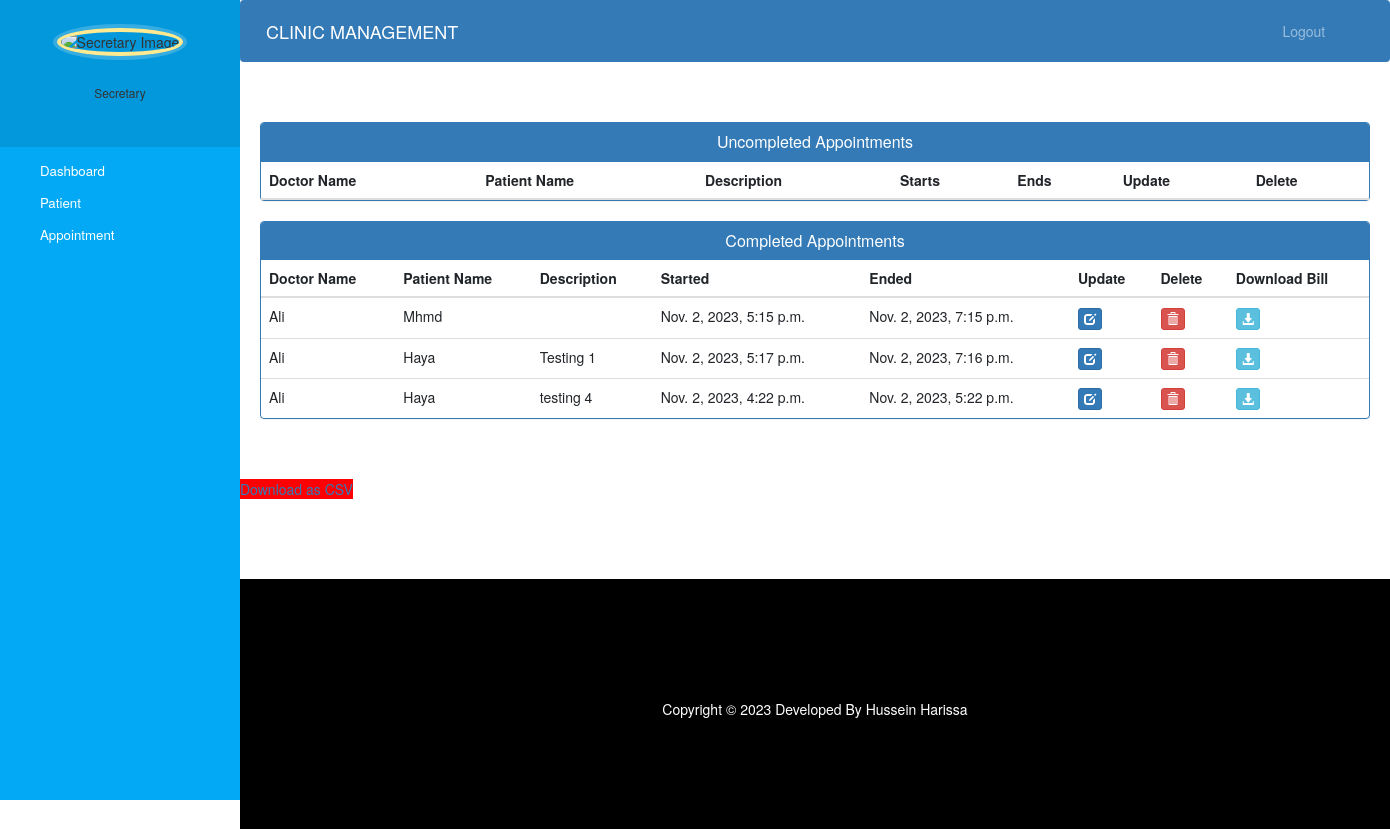
The app's page /secretary-view-appointment/ (signed in) with its own data.
### users/models.py (models this page shows, shortened)
class Appointment(models.Model):
    patient = models.ForeignKey(Patient, on_delete=models.CASCADE)
    doctor = models.ForeignKey(Doctor, on_delete=models.CASCADE)
    start_time=models.DateTimeField()
    end_time=models.DateTimeField()
    fees_per_hour = models.DecimalField(max_digits=10, decimal_places=2)
    description=models.TextField(max_length=500, blank=True)
    is_completed = models.BooleanField(default=False)

class Doctor(models.Model):
    user = models.OneToOneField(User, on_delete=models.CASCADE)
    profile_pic= models.ImageField(default='default.jpg' ,upload_to='profile_pics')
    address = models.CharField(max_length=40)
    mobile = models.CharField(max_length=20,null=True)
    department= models.CharField(max_length=50,choices=departments,default='Psychologist')

class Patient(models.Model):
    user = models.OneToOneField(User, on_delete=models.CASCADE)
    address = models.CharField(max_length=40)
    mobile = models.CharField(max_length=20,null=False)
    symptoms = models.CharField(max_length=100,null=True)

### users/views.py (the view)
# urls.py: path('secretary-view-appointment/', views.secretary_view_appointment_view,name='secretary-view-appointment'),
@login_required(login_url='secretary-login')
@user_passes_test(is_secretary)
def secretary_view_appointment_view(request):
    appointments=models.Appointment.objects.all()
    for app in appointments:
        if app.is_completed is False:
            current_time = timezone.now()
            if app.end_time <= current_time:
                app.is_completed = True
                app.save()
    return render(request,'users/secretary/view_appointment.html',{'appointments':appointments})

### users/views.py (called while the page is built)
def is_secretary(user):
    return user.groups.filter(name='SECRETARY').exists()

### users/templates/users/secretary/view_appointment.html (shortened to what this page needs)
{% extends 'users/secretary/base.html' %}
{% block content %}
<head>
  <link href="//netdna.bootstrapcdn.com/bootstrap/3.0.0/css/bootstrap.min.css" rel="stylesheet" id="bootstrap-css">
</head>
<div class="container">
    <div class="panel panel-primary">
      <div class="panel-heading">
        <h6 class="panel-title">Uncompleted Appointments</h6>
      </div>
      <table class="table table-hover" id="dev-table">
        <thead>
          <tr>
            <th>Doctor Name</th>
            <th>Patient Name</th>
            <th>Description</th>
            <th>Starts</th>
            <th>Ends</th>
            <th>Update</th>
            <th>Delete</th>
          </tr>
        </thead>
      </table>
    </div>
    <div class="panel panel-primary">
      <div class="panel-heading">
        <h6 class="panel-title">Completed Appointments</h6>
      </div>
      <table class="table table-hover" id="dev-table">
        <thead>
          <tr>
            <th>Doctor Name</th>
            <th>Patient Name</th>
            <th>Description</th>
            <th>Started</th>
            <th>Ended</th>
            <th>Update</th>
            <th>Delete</th>
            <th>Download Bill</th>
          </tr>
        </thead>
        {% for a in appointments %}
          {% if a.is_completed %}
            <tr>
              <td> {{a.doctor.user.first_name}}</td>
              <td>{{a.patient.user.first_name}}</td>
              <td>{{a.description}}</td>
              <td>{{a.start_time}}</td>
              <td>{{a.end_time}}</td>
              <td><a class="btn btn-primary btn-xs" href="{% url 'update-appointment2' a.id  %}"><span class="glyphicon glyphicon-edit"></span></a></td>
              <td><a class="btn btn-danger btn-xs" href="{% url 'delete-appointment-from-hospital2' a.id  %}"><span class="glyphicon glyphicon-trash"></span></a></td>
              <td><a class="btn btn-info btn-xs" href="{% url 'appointment-bill2' a.id  %}"><span class="glyphicon glyphicon-download-alt"></span></a></td>
            </tr>
          {% endif %}
        {% endfor %}
      </table>
    </div>
  </div>
  <br><br>
  <div class="download">
    <a style="background:red; width:500px;" href="{% url 'appointments-csv' %}">Download as CSV</a>
  </div>
{% endblock content %}

### users/templates/users/secretary/base.html (shortened to what this page needs)
<!DOCTYPE html>
{% load static %}
<html lang="en">
<head>
  <link rel="stylesheet" href="https://stackpath.bootstrapcdn.com/bootstrap/4.3.1/css/bootstrap.min.css">
  <link rel="stylesheet" href="https://maxcdn.bootstrapcdn.com/font-awesome/4.7.0/css/font-awesome.min.css">
  <link rel="stylesheet" href="{% static 'users/css/style.css' %}">
</head>
<body>
  <nav class="menu" tabindex="0">
    <header class="avatar">
      <img src="{{ request.secretary.profile_pic.url }}" alt="Secretary Image"/>
      <br><br>
      <h6>Secretary</h6>
    </header>
    <ul>
      <li tabindex="0" class="icon-dashboard"> <a style="color:white; text-decoration:none;" href="/secretary-dashboard"><span>Dashboard</span></a> </li>
      <li tabindex="0" class="icon-users"> <a style="color:white; text-decoration:none;" href="/secretary-patient"><span>Patient</span></a></li>
      <li tabindex="0" class="icon-calendar"> <a style="color:white; text-decoration:none;" href="/secretary-appointment"><span>Appointment</span></a></li>
    </ul>
  </nav>
  <main>
    <div class="bs-example">
      <nav class="navbar navbar-expand-md  navbar-dark fixed-top" style="background:#337AB7;">
        <a href="/secretary-dashboard" class="navbar-brand">CLINIC MANAGEMENT</a>
        <div class="collapse navbar-collapse justify-content-between" id="navbarCollapse">
          <div class="navbar-nav" style=" margin-left: 90%;">
            <a href="/logout" class="nav-item nav-link">Logout</a>
          </div>
        </div>
      </nav>
    </div>
    <br><br>
    {% block content %}
    {% endblock content %}
    <br><br><br><br>
    <footer>
      <br>
      <div class="container">
        <div class="row">
          <div class="col-md-12 col-sm-12">
            <div style="color:#ffffff;" class="wow fadeInUp footer-copyright">
              <p>
                Copyright &copy; 2023 Developed By Hussein Harissa </p>
            </div>
          </div>
        </div>
      </div>
    </footer>
  </main>
</body>
</html>

### users/static/users/css/style.css (style rules this page uses)
body { padding-left: 240px; }
main { position: relative; height: 100vh; }
.menu { background: #5bc995; height: 100vh; width: 240px; position: fixed; top: 0px; left: 0; z-index: 5; outline: none; }
.menu .avatar { background: rgba(0, 0, 0, 0.1); padding: 2em 0.5em; text-align: center; }
.menu .avatar img { width: 100px; border-radius: 50%; overflow: hidden; border: 4px solid #ffea92; box-shadow: 0 0 0 4px rgba(255, 255, 255, 0.2); }
.menu ul { list-style: none; padding: 0.5em 0; margin: 0; }
.menu ul li { padding: 0.5em 1em 0.5em 3em; font-size: 0.95em; font-weight: regular; background-repeat: no-repeat; background-position: left 15px center; background-size: auto 20px; transition: all 0.15s linear; cursor: pointer; }
.menu ul li.icon-dashboard { background-image: url("http://www.entypo.com/images//gauge.svg"); }
.menu ul li.icon-users { background-image: url("http://www.entypo.com/images//users.svg"); }
.menu ul li.icon-calendar { background-image: url("http://www.entypo.com/images//calendar.svg"); }

### users/templates/users/secretary/base.html (style rules this page uses)
a:link { text-decoration: none; }
a { color: white; }
footer { padding: 0px 0px 0px 0px; background-color: black; margin: 0px; }
p { text-align: center; }
body { padding-left: 240px; }
main { position: relative; height: 100vh; }
.menu { background: #03a9f4; height: 100vh; width: 240px; position: fixed; top: 0px; left: 0; z-index: 5; outline: none; }
.menu .avatar { background: rgba(0, 0, 0, 0.1); padding: 2em 0.5em; text-align: center; }
.menu .avatar img { width: 100px; border-radius: 50%; overflow: hidden; border: 4px solid #ffea92; box-shadow: 0 0 0 4px rgba(255, 255, 255, 0.2); }
.menu ul { list-style: none; padding: 0.5em 0; margin: 0; }
.menu ul li { padding: 0.5em 1em 0.5em 3em; font-size: 0.95em; font-weight: regular; background-repeat: no-repeat; background-position: left 15px center; background-size: auto 20px; transition: all 0.15s linear; cursor: pointer; }
.menu ul li.icon-dashboard { background-image: url("http://www.entypo.com/images//gauge.svg"); }
.menu ul li.icon-users { background-image: url("http://www.entypo.com/images//users.svg"); }
.menu ul li.icon-calendar { background-image: url("http://www.entypo.com/images//calendar.svg"); }

### users/templates/users/secretary/view_appointment.html (style rules this page uses)
a:link { text-decoration: none; }
h6 { text-align: center; }
.row { margin: 100px; }

### records on screen
Appointment: doctor.user.first_name "Ali", patient.user.first_name "Mhmd", start_time "Nov. 2, 2023, 5:15 p.m.", end_time "Nov. 2, 2023, 7:15 p.m."
Appointment: doctor.user.first_name "Ali", patient.user.first_name "Haya", description "Testing 1", start_time "Nov. 2, 2023, 5:17 p.m.", end_time "Nov. 2, 2023, 7:16 p.m."
Appointment: doctor.user.first_name "Ali", patient.user.first_name "Haya", description "testing 4", start_time "Nov. 2, 2023, 4:22 p.m.", end_time "Nov. 2, 2023, 5:22 p.m."
